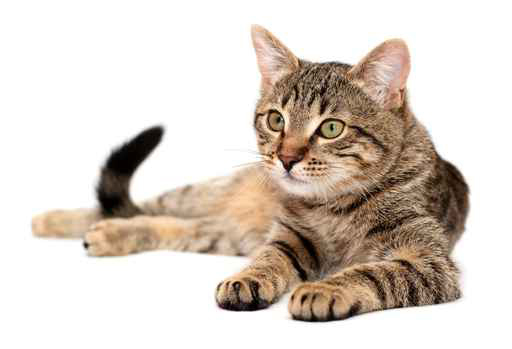
#> input picture images/cat.jpg, 512 x 349 px
$ python test.py   (Python 2 division)   (older library calls are emulated)
#> lines starting #> are read from the running program, lines starting #| are printed output that depends on the picture; after the words box and inside, x2 and y2 are one past the last pixel; in counts of white or black regions, pixels touching at a corner belong together
### filters/general.py
def binary_threshold(image, thresh=128):
    if thresh > 1:
        thresh /= 255.0
    size = image.size
    print thresh
    for x in xrange(size[0]):
       for y in xrange(size[1]):
           pixel = image.getpixel((x, y))
           if(pixel[0] < (255 * thresh)):
               pixel = (0, 0, 0)
           else:
               pixel = (255, 255, 255)
           image.putpixel((x, y), pixel)
    return image

def convert_to_grayscale(image, debug=False, printable=False):
    size = image.size
    if printable:
        step = size[0] / 10
    for x in xrange(size[0]):
        for y in xrange(size[1]):
            pixel = image.getpixel((x,y))
            g = (pixel[0] + pixel[1] + pixel[2]) / 3
            image.putpixel((x, y), (g, g, g))
        if printable and x % step == 0:
            print '.',
    if printable:
        print
    return image

# [188 lines left out: functions invert_image, change_brightness, stretch_contrast, clear, median, mean and 2 more, not called in this run]

### grayscale.py
from PIL import Image
from filters.general import binary_threshold, convert_to_grayscale

def main():
    im = Image.open('images/cat.jpg')
    print "Preparando la imagen"
    im = convert_to_grayscale(im, printable=True)
    threshold = int(raw_input("Entra el umbral -> "))
    im = binary_threshold(im, threshold)
    im.show()

# [2 lines that do not run on import are left out]

### test.py
from PIL import Image
import grayscale
import glob, os

#abrir una imagen
im = Image.open('images/cat.jpg')
#> im is the input picture: PIL image 512x349 RGB; mean R, G, B 218.1, 207.8, 198.9

#Obtener el tamanio de los pixeles <- no usar letras especiales como "enie" ni acentos
size = im.size
#> size = (512, 349)
print "Size: " + str(size)
#| Size: (512, 349)


#Obtener un pixel
pixel20_40 = im.getpixel((20, 40))  # (20, 40) es una tupla
#> pixel20_40 = (255, 255, 255)
print "Pixel (20, 40) =>" + str(im.getpixel((20, 40)))
#| Pixel (20, 40) =>(255, 255, 255)

#Obtener los canales :)
print "Red Channel => " + str(pixel20_40[0])  # 0 = rojo
#| Red Channel => 255
print "Green Channel => " + str(pixel20_40[1])  # 1 = verde
#| Green Channel => 255
print "Blue Channel => " + str(pixel20_40[2])  # 2 = azul
#| Blue Channel => 255

#hacer un pixel negro (r, g, b) [Es una tupla]
pixel_negro = (0,0,0)

#escribir el pixel en la imagen en la posicion 30, 50
pos = (30, 50)
im.putpixel(pos, pixel_negro)

#mostrar la imagen
im.show()

for infile in glob.glob("images/*.jpg"):
    file, ext  = os.path.splitext(os.path.split(infile)[1])
    im = Image.open(infile, 'r')
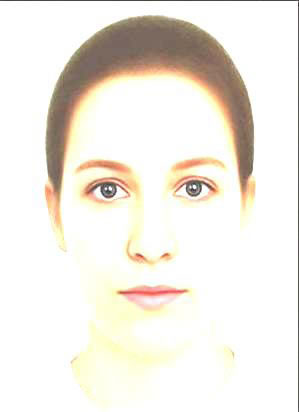
#> input picture images/bad_contrast.jpg, 299 x 412 px
#> im is the input picture: PIL image 299x412 RGB; mean R, G, B 240.8, 235.9, 227.4
    im = im.convert("L")
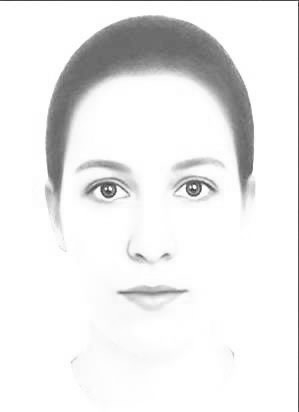
#> im: PIL image 299x412 L; min 48, max 255, mean 236.5
    im.show()
    im.thumbnail((128,128), Image.ANTIALIAS)
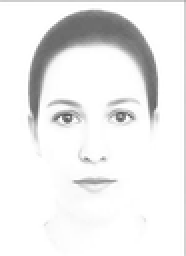
#> im: PIL image 93x128 L (shown 2 times larger); min 86, max 255, mean 236.5
#> pass 3 of the loop `for infile in glob.glob("images/*.jpg"):`:
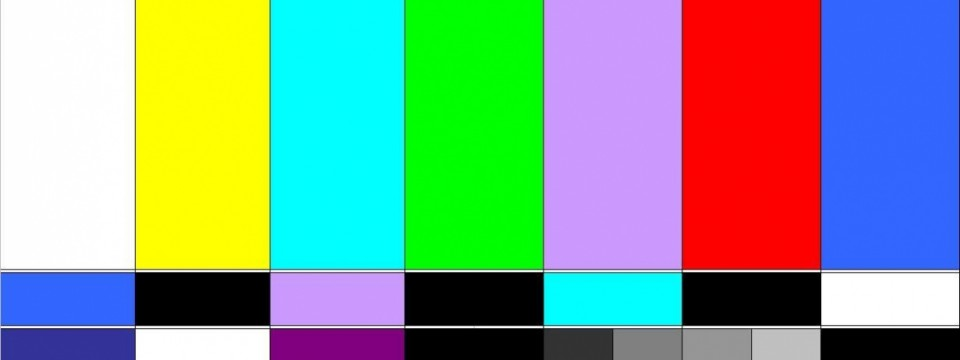
#> input picture images/timthumb.jpg, 960 x 360 px
#> im is the input picture: PIL image 960x360 RGB; mean R, G, B 130.2, 160.3, 141.6
#> `im = im.convert("L")`:
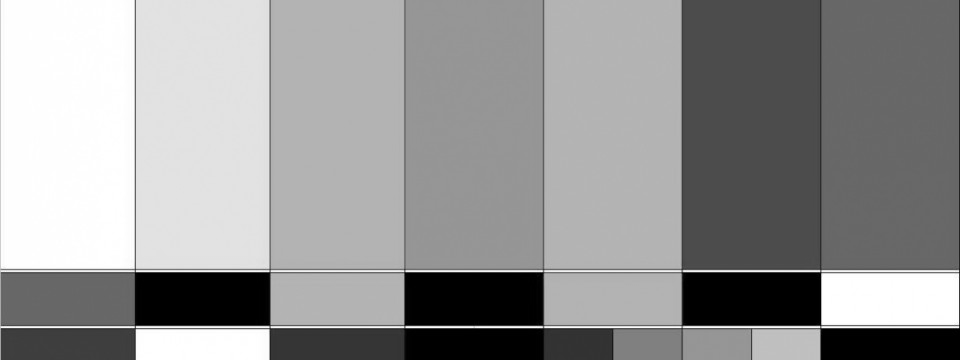
#> im: PIL image 960x360 L; min 0, max 255, mean 149.2
#> `im.thumbnail((128,128), Image.ANTIALIAS)`:
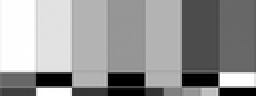
#> im: PIL image 128x48 L (shown 2 times larger); min 0, max 255, mean 149.3
    im.save("thumbnail/" + file + ".thumbnail.jpg", "JPEG")

#proceso de algo
grayscale.main()
#> after the loop in convert_to_grayscale, `for x in xrange(size[0]):`:
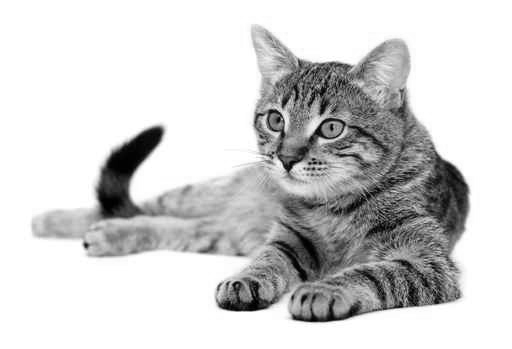
#> image: PIL image 512x349 RGB; min 0, max 255, mean 208.1
#> the answer given: 100
#> after the loop in binary_threshold, `for x in xrange(size[0]):`:
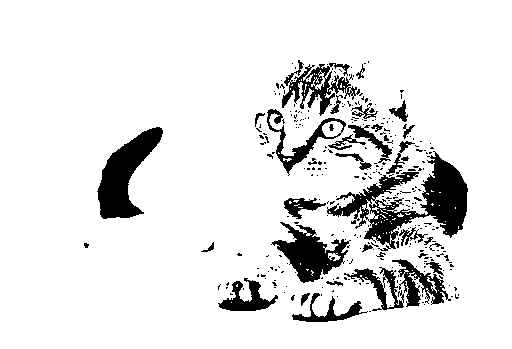
#> image: PIL image 512x349 RGB; 89.3% white; 303 black regions (268 under 20 px), largest, box (x1, y1, x2, y2) and area: (327, 151, 468, 251) 4757, (97, 127, 163, 219) 2825, (271, 222, 351, 283) 2110
#proceso de algo mas
